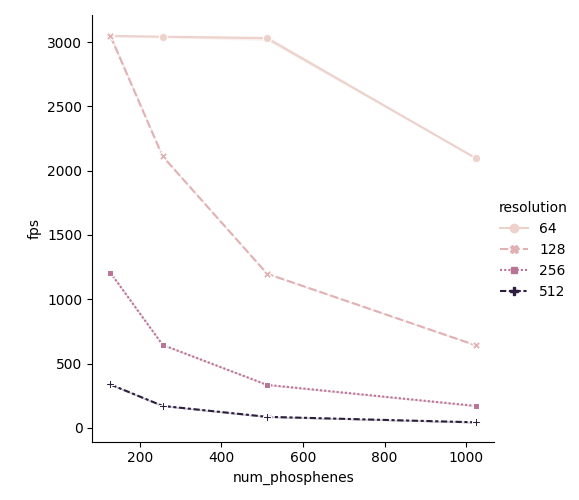

Recreate this plot in Python.
import sys

import pandas as pd
import timeit
import numpy as np
import torch
import matplotlib.pyplot as plt
import seaborn as sns
import tqdm

from dynaphos.simulator import GaussianSimulator
from dynaphos.utils import load_params, load_coordinates_from_yaml, Map, \
    get_data_kwargs
from dynaphos.cortex_models import \
    get_visual_field_coordinates_from_cortex_full


def get_random(resolution, num_phosphenes, num_frames=1000):
    params = load_params('../config/params.yaml')
    data_kwargs = get_data_kwargs(params)
    rng = np.random.default_rng(seed=params['run']['seed'])
    params['run']['resolution'] = list(resolution)
    shape = [num_frames] + params['run']['resolution']
    coordinates_cortex = load_coordinates_from_yaml(
        '../config/grid_coords_dipole_valid.yaml', num_phosphenes, rng)
    coordinates_cortex = Map(*coordinates_cortex)
    coordinates_visual_field = get_visual_field_coordinates_from_cortex_full(
        params['cortex_model'], coordinates_cortex, rng)
    simulator = GaussianSimulator(params, coordinates_visual_field, rng)
    frames = torch.mul(torch.rand(shape, **data_kwargs), 100e-6) # range [0, 100µA]

    stim_sequence = []
    for frame in frames:
        stim_sequence.append(simulator.sample_stimulus(frame))
    return simulator, stim_sequence

def run_simulation(simulator, stim_sequence):
    for stimulus in stim_sequence:
        simulator(stimulus)


def run_single(n=5):
    simulator, stim_sequence = get_random([256, 256], 100, 1000)
    timer = timeit.Timer(lambda: run_simulation(simulator, stim_sequence))
    result = timer.timeit(n)
    print(result / n)


def run_sweep():
    num_frames = 1000
    num_repetitions = 5
    num_phosphenes = []
    resolutions = []
    fps = []
    for _ in tqdm.tqdm(range(num_repetitions), 'Repetition', leave=False):
        for m in tqdm.tqdm([128, 256, 512, 1024], 'Phosphenes', leave=False):
            for k in tqdm.tqdm([64, 128, 256, 512], 'Resolution', leave=False):
                simulator, stim_sequence = get_random([k, k], m, num_frames)
                timer = timeit.Timer(lambda: run_simulation(simulator, stim_sequence))
                t = timer.timeit(1)
                num_phosphenes.append(m)
                resolutions.append(k)
                fps.append(num_frames / t)
    data = pd.DataFrame(dict(num_phosphenes=num_phosphenes,
                             resolution=resolutions, fps=fps))
    summary = data.groupby(['resolution', 'num_phosphenes']).mean()
    print(summary)
    pd.to_pickle(data, 'benchmark.pkl')
    sns.relplot(data=data, x='num_phosphenes', y='fps', hue='resolution',
                style='resolution', kind='line', markers=True)
    plt.savefig('benchmark.png')


if __name__ == '__main__':
    run_sweep()
    # run_single()

    sys.exit()
